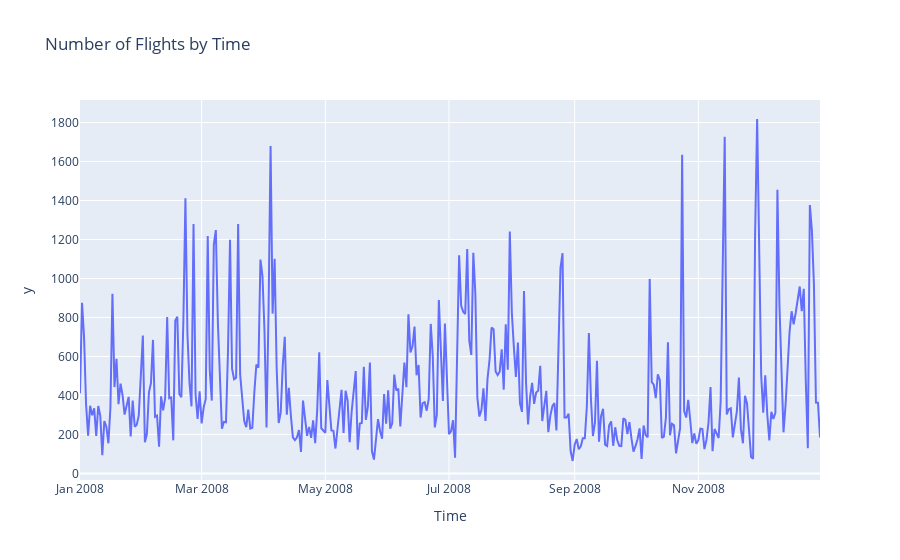

Source (notebook cell):
### Markdown cell above
Xét số lượng chuyến bay theo các thời điểm trong năm

### Code cell
flights_by_time = df['Timestamp'].dt.date.value_counts().sort_index()
px.line(flights_by_time,
        x=flights_by_time.index,
        y=flights_by_time.values,
        title='Number of Flights by Time',
        labels={'value':'Number of Flights', 'Timestamp':'Time'})

### Figure 1 — Plotly figure (JSON) as saved in the notebook; plotly's stock layout.template omitted (floating-point values rounded to 4 significant figures; data arrays with more than 128 entries replaced by an {"elided": "..."} marker saying what was removed)
{"data": [{"hovertemplate": "Time=%{x}<br>y=%{y}<extra></extra>", "legendgroup": "", "line": {"color": "#636efa", "dash": "solid"}, "marker": {"symbol": "circle"}, "mode": "lines", "name": "", "orientation": "v", "showlegend": false, "type": "scatter", "x": {"elided": "366 str values"}, "xaxis": "x", "y": {"elided": "366 int values"}, "yaxis": "y"}], "layout": {"legend": {"tracegroupgap": 0}, "title": {"text": "Number of Flights by Time"}, "xaxis": {"anchor": "y", "domain": [0, 1], "title": {"text": "Time"}}, "yaxis": {"anchor": "x", "domain": [0, 1], "title": {"text": "y"}}}}
